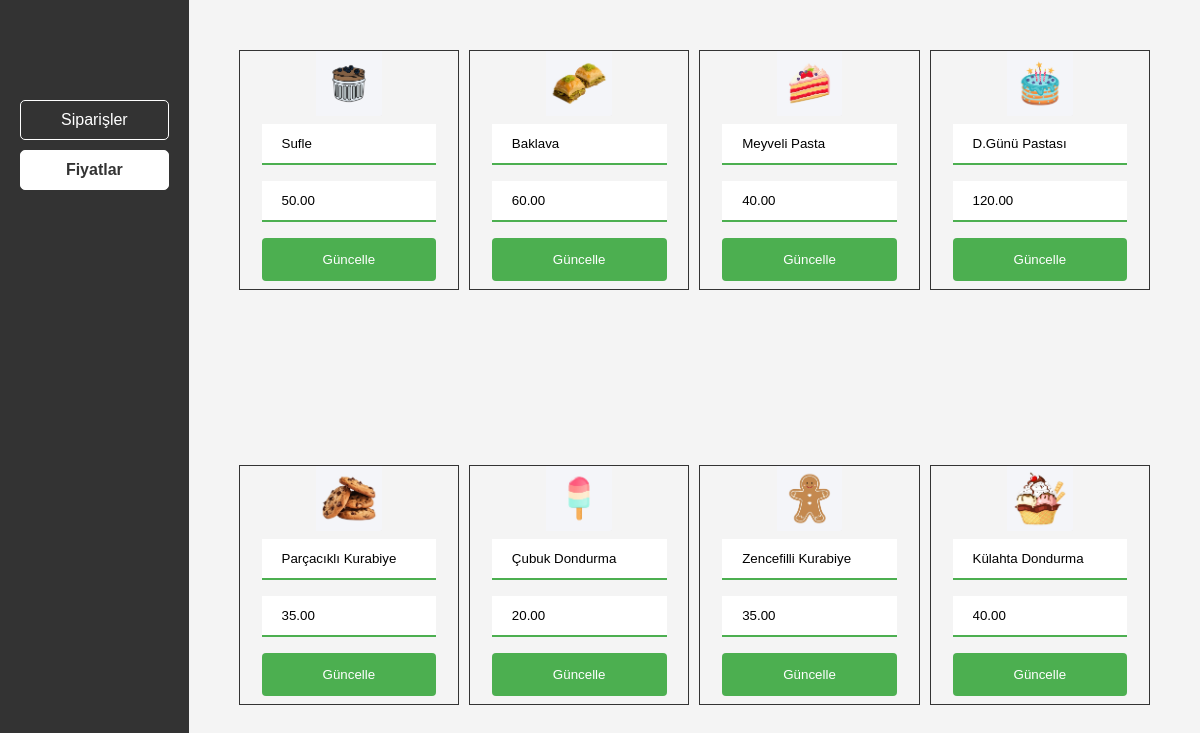
Page /edit.php (signed in) on the committed database.
### tables this page shows
CREATE TABLE IF NOT EXISTS `products` (
  `ProductID` int NOT NULL,
  `Name` varchar(255) DEFAULT NULL,
  `Category` varchar(255) DEFAULT NULL,
  `ImageURL` varchar(255) DEFAULT NULL,
  `Price` decimal(5,2) DEFAULT NULL,
  PRIMARY KEY (`ProductID`)
);

### edit.php (the view, shortened to what this page needs)
<?php
$servername = "localhost";
$username = "root";
$password = "";
$dbname = "sweetdreams";
$conn = new mysqli($servername, $username, $password, $dbname);
$conn->set_charset("utf8");
$sql = "SELECT * FROM products";
$result = $conn->query($sql);
$product_info = "";
if ($result->num_rows > 0) {
    while ($row = $result->fetch_assoc()) {
        $product_info .= "<form method='POST' action='edit.php'>";
        $product_info .= "<div class='product-box'>";
        $product_info .= "<img src='" . $row["ImageURL"] . "' alt='" . $row["Name"] . "'>";
        $product_info .= "<input type='text' name='Name' value='" . $row["Name"] . "'>";
        $product_info .= "<input type='text' name='Price' value='" . $row["Price"] . "'>";
        $product_info .= "<input type='hidden' name='ProductID' value='" . $row["ProductID"] . "'>";
        $product_info .= "<input type='submit' value='Güncelle'>";
        $product_info .= "</div>";
        $product_info .= "</form>";
    }
} else {
    $product_info = "0 results";
}
?>
<!DOCTYPE html>
<html>
<head>
<body>
    <div class="sidebar"><a href="admin.php">Siparişler</a>
        <a href="edit.php" class="active">Fiyatlar</a>
    </div>
    <div class="content">
        <?php echo $product_info; ?>
    </div>
</body>
</html>

### edit.php (style rules this page uses)
body { font-family: Arial, sans-serif; background-color: #f4f4f4; margin: 0; padding: 0; display: flex; }
html { margin: 0; overflow: hidden; }
.content { display: grid; grid-template-columns: repeat(4, 1fr); grid-gap: 10px; }
.product-box { border: 1px solid #333; display: flex; flex-direction: column; align-items: center; justify-content: center; }
.product-box img { width: 30%; height: auto; display: block; margin: 0 auto; }
.sidebar { width: 155px; height: 100vh; background-color: #333; color: #fff; padding: 20px; padding-top: 100px; display: flex; flex-direction: column; }
.content { flex-grow: 1; padding: 50px; }
input[type='text'], input[type='submit'] { width: 80%; }
input[type='text'] { padding: 12px 20px; margin: 8px 0; box-sizing: border-box; border: none; border-bottom: 2px solid #4CAF50; }
input[type='submit'] { background-color: #4CAF50; color: white; padding: 14px 20px; margin: 8px 0; border: none; border-radius: 4px; cursor: pointer; }
.sidebar a { display: block; color: #fff; text-decoration: none; margin-bottom: 10px; padding: 10px 40px; border: 1px solid #fff; border-radius: 5px; text-align: center; }
.sidebar a.active { font-weight: bold; background-color: #fff; color: #333; }
html { scrollbar-width: none; -ms-overflow-style: none; }

### rows in the picture
products: ImageURL (picture), Name "Sufle", Price "50.00"
products: ImageURL (picture), Name "Baklava", Price "60.00"
products: ImageURL (picture), Name "Meyveli Pasta", Price "40.00"
products: ImageURL (picture), Name "D.Günü Pastası", Price "120.00"
products: ImageURL (picture), Name "Parçacıklı Kurabiye", Price "35.00"
products: ImageURL (picture), Name "Çubuk Dondurma", Price "20.00"
products: ImageURL (picture), Name "Zencefilli Kurabiye", Price "35.00"
products: ImageURL (picture), Name "Külahta Dondurma", Price "40.00"
